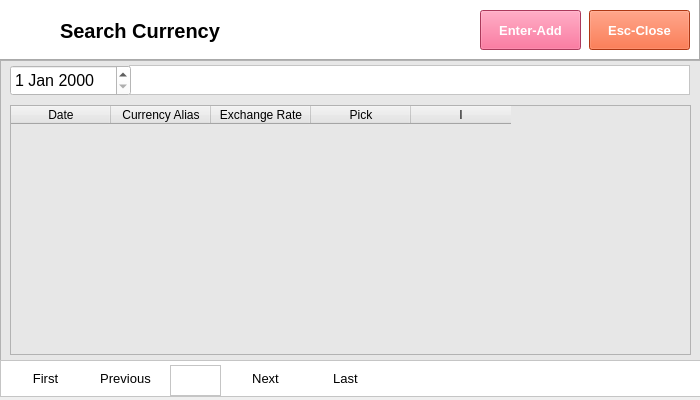
<?xml version="1.0" encoding="UTF-8"?>
<ui version="4.0">
 <class>Dialog</class>
 <widget class="QDialog" name="Dialog">
  <property name="geometry">
   <rect>
    <x>0</x>
    <y>0</y>
    <width>700</width>
    <height>400</height>
   </rect>
  </property>
  <property name="windowTitle">
   <string>Dialog</string>
  </property>
  <widget class="QFrame" name="frame">
   <property name="geometry">
    <rect>
     <x>0</x>
     <y>0</y>
     <width>700</width>
     <height>60</height>
    </rect>
   </property>
   <property name="autoFillBackground">
    <bool>false</bool>
   </property>
   <property name="styleSheet">
    <string notr="true">background-color: rgb(255, 255, 255);</string>
   </property>
   <property name="frameShape">
    <enum>QFrame::Panel</enum>
   </property>
   <property name="frameShadow">
    <enum>QFrame::Raised</enum>
   </property>
   <widget class="QLabel" name="label">
    <property name="geometry">
     <rect>
      <x>10</x>
      <y>10</y>
      <width>38</width>
      <height>32</height>
     </rect>
    </property>
    <property name="text">
     <string/>
    </property>
    <property name="pixmap">
     <pixmap>../../Documents/GitHub/python-pos/img/currency.png</pixmap>
    </property>
    <property name="scaledContents">
     <bool>true</bool>
    </property>
   </widget>
   <widget class="QLabel" name="label_2">
    <property name="geometry">
     <rect>
      <x>60</x>
      <y>10</y>
      <width>220</width>
      <height>41</height>
     </rect>
    </property>
    <property name="font">
     <font>
      <family>Segoe UI</family>
      <pointsize>15</pointsize>
      <weight>75</weight>
      <bold>true</bold>
     </font>
    </property>
    <property name="text">
     <string>Search Currency</string>
    </property>
    <property name="textFormat">
     <enum>Qt::PlainText</enum>
    </property>
   </widget>
   <widget class="QPushButton" name="pushButton">
    <property name="geometry">
     <rect>
      <x>1200</x>
      <y>10</y>
      <width>70</width>
      <height>40</height>
     </rect>
    </property>
    <property name="font">
     <font>
      <family>Segoe UI</family>
      <pointsize>10</pointsize>
      <weight>75</weight>
      <bold>true</bold>
     </font>
    </property>
    <property name="autoFillBackground">
     <bool>false</bool>
    </property>
    <property name="styleSheet">
     <string notr="true">background-color: rgb(240, 80, 128);
color: rgb(255, 255, 255);</string>
    </property>
    <property name="text">
     <string>View</string>
    </property>
   </widget>
   <widget class="QPushButton" name="pushButton_2">
    <property name="geometry">
     <rect>
      <x>1280</x>
      <y>10</y>
      <width>70</width>
      <height>40</height>
     </rect>
    </property>
    <property name="font">
     <font>
      <family>Segoe UI</family>
      <pointsize>10</pointsize>
      <weight>75</weight>
      <bold>true</bold>
     </font>
    </property>
    <property name="styleSheet">
     <string notr="true">background-color: rgb(243, 79, 28);
color: rgb(255, 255, 255);</string>
    </property>
    <property name="text">
     <string>Close</string>
    </property>
    <property name="flat">
     <bool>false</bool>
    </property>
   </widget>
   <widget class="QPushButton" name="pushButtonAdd">
    <property name="geometry">
     <rect>
      <x>480</x>
      <y>10</y>
      <width>101</width>
      <height>40</height>
     </rect>
    </property>
    <property name="font">
     <font>
      <family>Segoe UI</family>
      <pointsize>10</pointsize>
      <weight>75</weight>
      <bold>true</bold>
     </font>
    </property>
    <property name="autoFillBackground">
     <bool>false</bool>
    </property>
    <property name="styleSheet">
     <string notr="true">background-color: rgb(240, 80, 128);
color: rgb(255, 255, 255);</string>
    </property>
    <property name="text">
     <string>Enter-Add</string>
    </property>
   </widget>
  </widget>
  <widget class="QPushButton" name="pushButtonClose">
   <property name="geometry">
    <rect>
     <x>589</x>
     <y>10</y>
     <width>101</width>
     <height>40</height>
    </rect>
   </property>
   <property name="font">
    <font>
     <family>Segoe UI</family>
     <pointsize>10</pointsize>
     <weight>75</weight>
     <bold>true</bold>
    </font>
   </property>
   <property name="autoFillBackground">
    <bool>false</bool>
   </property>
   <property name="styleSheet">
    <string notr="true">background-color: rgb(243, 79, 28);
color: rgb(255, 255, 255);</string>
   </property>
   <property name="text">
    <string>Esc-Close</string>
   </property>
  </widget>
  <widget class="QFrame" name="frame_2">
   <property name="geometry">
    <rect>
     <x>0</x>
     <y>60</y>
     <width>701</width>
     <height>301</height>
    </rect>
   </property>
   <property name="styleSheet">
    <string notr="true">background-color: rgb(231, 231, 231);</string>
   </property>
   <property name="frameShape">
    <enum>QFrame::StyledPanel</enum>
   </property>
   <property name="frameShadow">
    <enum>QFrame::Raised</enum>
   </property>
   <widget class="QTextEdit" name="textEditCurrencyFilter">
    <property name="geometry">
     <rect>
      <x>129</x>
      <y>5</y>
      <width>561</width>
      <height>30</height>
     </rect>
    </property>
    <property name="styleSheet">
     <string notr="true">background-color: rgb(255, 255, 255);
color: rgb(0, 0, 0);</string>
    </property>
   </widget>
   <widget class="QTableWidget" name="tableWidget">
    <property name="geometry">
     <rect>
      <x>10</x>
      <y>45</y>
      <width>681</width>
      <height>250</height>
     </rect>
    </property>
    <column>
     <property name="text">
      <string>Date</string>
     </property>
    </column>
    <column>
     <property name="text">
      <string>Currency Alias</string>
     </property>
    </column>
    <column>
     <property name="text">
      <string>Exchange Rate</string>
     </property>
    </column>
    <column>
     <property name="text">
      <string>Pick</string>
     </property>
    </column>
    <column>
     <property name="text">
      <string>I</string>
     </property>
    </column>
   </widget>
   <widget class="QDateEdit" name="dateEdit">
    <property name="geometry">
     <rect>
      <x>10</x>
      <y>5</y>
      <width>121</width>
      <height>31</height>
     </rect>
    </property>
    <property name="font">
     <font>
      <family>Segoe UI</family>
      <pointsize>12</pointsize>
     </font>
    </property>
    <property name="styleSheet">
     <string notr="true">background-color: rgb(255, 255, 255);</string>
    </property>
   </widget>
  </widget>
  <widget class="QFrame" name="frame_3">
   <property name="geometry">
    <rect>
     <x>0</x>
     <y>360</y>
     <width>701</width>
     <height>37</height>
    </rect>
   </property>
   <property name="styleSheet">
    <string notr="true">background-color: rgb(255, 255, 255);
color: rgb(255, 255, 255);</string>
   </property>
   <property name="frameShape">
    <enum>QFrame::StyledPanel</enum>
   </property>
   <property name="frameShadow">
    <enum>QFrame::Raised</enum>
   </property>
   <widget class="QPushButton" name="pushButtonFirst">
    <property name="geometry">
     <rect>
      <x>10</x>
      <y>0</y>
      <width>71</width>
      <height>37</height>
     </rect>
    </property>
    <property name="font">
     <font>
      <family>Segoe UI</family>
      <pointsize>10</pointsize>
     </font>
    </property>
    <property name="styleSheet">
     <string notr="true">color: rgb(0, 0, 0);</string>
    </property>
    <property name="text">
     <string>First</string>
    </property>
    <property name="flat">
     <bool>true</bool>
    </property>
   </widget>
   <widget class="QPushButton" name="pushButtonPrevious">
    <property name="geometry">
     <rect>
      <x>90</x>
      <y>0</y>
      <width>71</width>
      <height>37</height>
     </rect>
    </property>
    <property name="font">
     <font>
      <family>Segoe UI</family>
      <pointsize>10</pointsize>
     </font>
    </property>
    <property name="styleSheet">
     <string notr="true">color: rgb(0, 0, 0);</string>
    </property>
    <property name="text">
     <string>Previous</string>
    </property>
    <property name="flat">
     <bool>true</bool>
    </property>
   </widget>
   <widget class="QPushButton" name="pushButtonNext">
    <property name="geometry">
     <rect>
      <x>230</x>
      <y>0</y>
      <width>71</width>
      <height>37</height>
     </rect>
    </property>
    <property name="font">
     <font>
      <family>Segoe UI</family>
      <pointsize>10</pointsize>
     </font>
    </property>
    <property name="styleSheet">
     <string notr="true">color: rgb(0, 0, 0);</string>
    </property>
    <property name="text">
     <string>Next</string>
    </property>
    <property name="flat">
     <bool>true</bool>
    </property>
   </widget>
   <widget class="QPushButton" name="pushButtonLast">
    <property name="geometry">
     <rect>
      <x>310</x>
      <y>0</y>
      <width>71</width>
      <height>37</height>
     </rect>
    </property>
    <property name="font">
     <font>
      <family>Segoe UI</family>
      <pointsize>10</pointsize>
     </font>
    </property>
    <property name="styleSheet">
     <string notr="true">color: rgb(0, 0, 0);</string>
    </property>
    <property name="text">
     <string>Last</string>
    </property>
    <property name="flat">
     <bool>true</bool>
    </property>
   </widget>
   <widget class="QTextEdit" name="textEditPageNumber">
    <property name="geometry">
     <rect>
      <x>170</x>
      <y>5</y>
      <width>51</width>
      <height>31</height>
     </rect>
    </property>
    <property name="font">
     <font>
      <family>Segoe UI</family>
      <pointsize>10</pointsize>
     </font>
    </property>
    <property name="styleSheet">
     <string notr="true">color: rgb(0, 0, 0);</string>
    </property>
    <property name="readOnly">
     <bool>true</bool>
    </property>
   </widget>
  </widget>
 </widget>
 <resources/>
 <connections/>
</ui>
